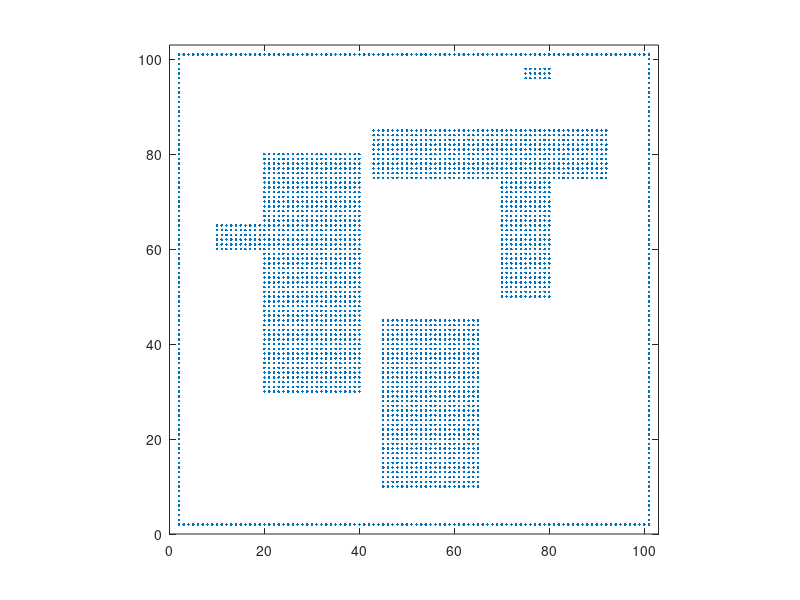

MATLAB code to generate this figure:
% MDP_hw_map.m
%
% Create a map for MDP path planning homework

clear all;

N = 100;
Np = 100 + 2;

map = zeros(Np,Np);        % map dimension

% Initialize walls and obstacle maps as empty
walls = zeros(Np,Np);
obs1 = zeros(Np,Np);
obs2 = zeros(Np,Np);
obs3 = zeros(Np,Np);
goal = zeros(Np,Np);

% Create exterior walls
walls(2,2:N) = 1;
walls(2:N+1,2) = 1;
walls(N+1,2:N+1) = 1;
walls(2:N+1,N+1) = 1;

% Create single obstacle
obs1(20:40,30:80) = 1;
obs1(10:20,60:65) = 1;

% Another obstacle
obs2(45:65,10:45) = 1;

% Another obstacle
obs3(43:92,75:85) = 1;
obs3(70:80,50:75) = 1;

% The goal states
goal(75:80,96:98) = 1;

% Put walls and obstacles into map
map = walls + obs1 + obs2 + obs3 + goal;

% Plot map
% Sort through the cells to determine the x-y locations of occupied cells
[Mm,Nm] = size(map);
xm = [];
ym = [];
    for i = 1:Mm
        for j = 1:Nm
            if map(i,j)
                xm = [xm i];
                ym = [ym j];
            end
        end
    end

figure(1); clf;
plot(xm,ym,'.');
axis([0 Np+1 0 Np+1]);
axis('square'); 


